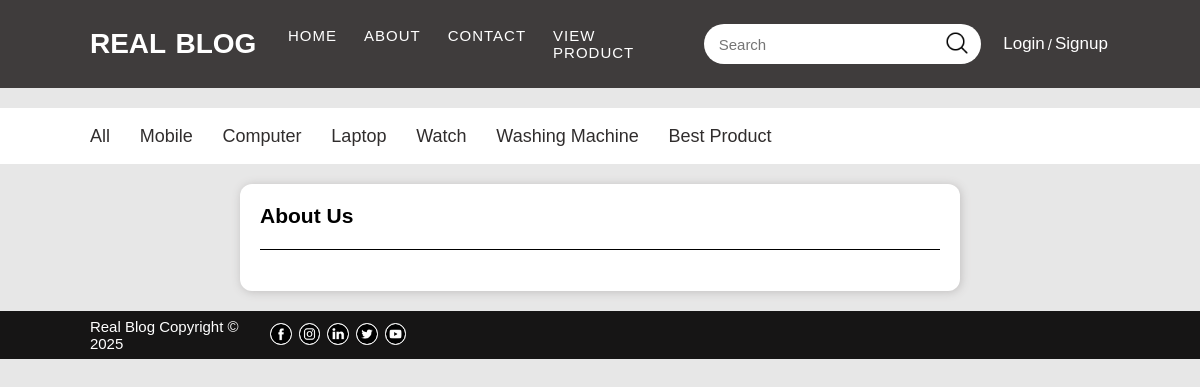
The page /about/ on the database its author committed.
### blog_app/models.py (models this page shows, shortened)
class Category(models.Model):
    title  = models.CharField(max_length=100)

### blog_app/views.py (the view)
# urls.py: path('about/', views.AboutView.as_view(), name='about'),
class AboutView(View):
    def get(self, request):
        return render(request, 'blog_app/about.html', {'ctgry':print_category()})

### blog_app/views.py (called while the page is built)
def print_category():
    return Category.objects.all()

### blog_app/templates/blog_app/about.html (shortened to what this page needs)
{% extends 'blog_app/base.html' %}
{% block main %}
    <div class="about">
        <h2>About Us</h2>
    </div>
{% endblock %}

### blog_app/templates/blog_app/subnav.html
<nav class="subnavbar subnavbar3" id="subnavbar">
    <div class="container subnavbar-inner">
        <a href="{% url 'subcategory' 'All' %}">All</a>
        {% for cat in ctgry %}
        <a href="{% url 'subcategory' cat.title %}">{{cat.title|capfirst}}</a>
        {% endfor %}
    </div>
</nav>

### blog_app/static/blog_app/css/style.css (style rules this page uses)
* { margin: 0; padding: 0; box-sizing: border-box; }
html { font-size: 62.5%; font-family: sans-serif; background-color: rgb(231, 231, 231); }
a { text-decoration: none; }
.container { width: 85vw; margin: auto; }
.subnavbar { width: 99.99%; height: 7vh; background-color: #fff; margin-top: 2em; line-height: 7vh; }
.subnavbar a { font-size: 1.8rem; font-weight: 400; margin-right: 1.5em; color: rgb(48, 45, 45); }
.about { background-color: #fff; padding: 2em; margin: 2em auto; border-radius: 1.2rem; width: 60%; box-shadow: .1rem .1rem 1rem rgb(192, 190, 190); }
.about h2 { font-size: 2.1em; border-bottom: .1rem solid black; padding-bottom: 1em; margin-bottom: 1em; }

### rows shown on the page
Category: title "Mobile"
Category: title "Computer"
Category: title "Laptop"
Category: title "Watch"
Category: title "Washing Machine"
Category: title "Best Product"
